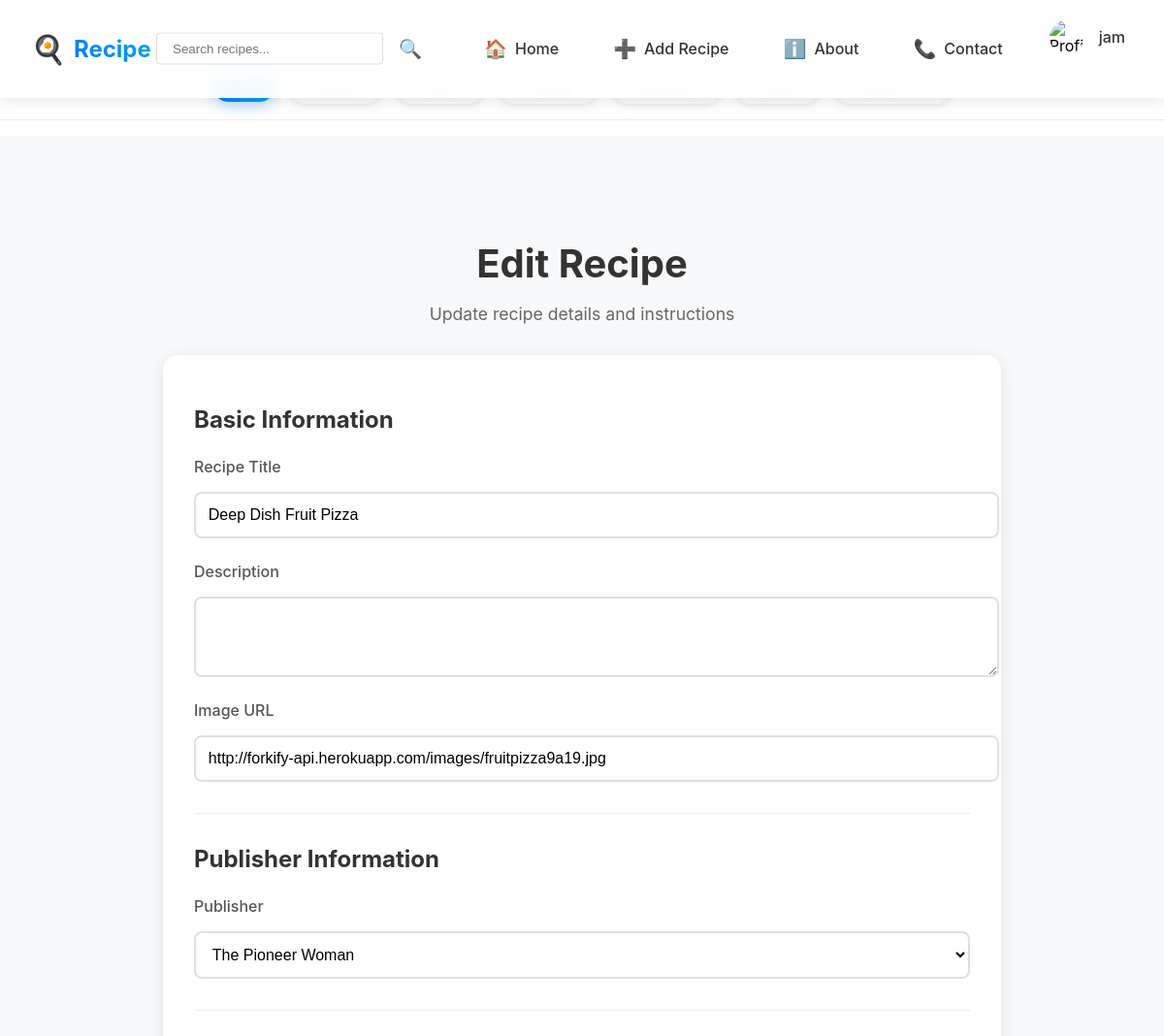
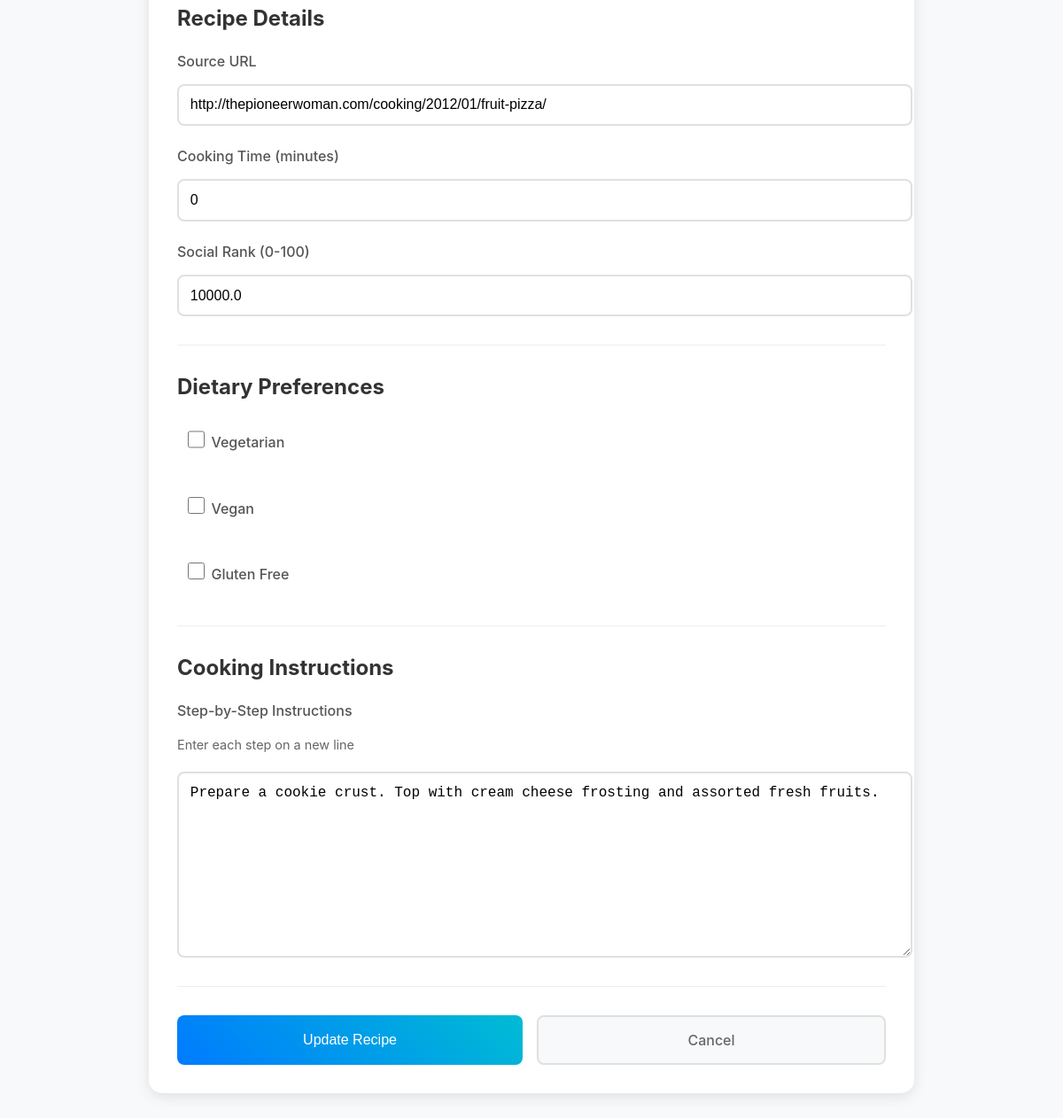
The app's page /recipe/2/edit/ (signed in) with its own data (2 pictures, top to bottom).
### app/models.py (models this page shows, shortened)
class User(AbstractUser):
    profile_picture = models.ImageField(upload_to='profile_pics/', null=True, blank=True)
    role = models.ForeignKey(Role, on_delete=models.CASCADE)
    objects = CustomUserManager()
    @property
    def profile_picture_url(self):
        if self.profile_picture and hasattr(self.profile_picture, 'url'):
            return self.profile_picture.url
        return '/static/assets/image.jpg'

class Recipe(models.Model):
    title = models.CharField(max_length=100)
    source_url = models.CharField(max_length=255)
    social_rank = models.FloatField()
    image_url = models.CharField(max_length=255)
    recipe_id = models.CharField(max_length=100)
    publisher = models.ForeignKey(Publisher, on_delete=models.CASCADE)
    created_by = models.ForeignKey(User, on_delete=models.CASCADE)
    created_at = models.DateTimeField(default=timezone.now)
    updated_at = models.DateTimeField(auto_now=True)
    is_vegetarian = models.BooleanField(default=False)
    is_vegan = models.BooleanField(default=False)
    is_gluten_free = models.BooleanField(default=False)
    cooking_time = models.IntegerField(default=0)
    description = models.TextField(blank=True)
    class Meta:
        ordering = ['-created_at']

class Publisher(models.Model):
    publisher_name = models.CharField(max_length=100)
    publisher_url = models.CharField(max_length=255)

class RecipeMethod(models.Model):
    recipe = models.ForeignKey(Recipe, on_delete=models.CASCADE, related_name='methods')
    step_number = models.IntegerField()
    instruction = models.TextField()
    class Meta:
        ordering = ['step_number']

### app/views.py (the view, shortened to what this page needs)
# urls.py: path('recipe/<int:recipe_id>/edit/', views.edit_recipe, name='edit_recipe'),
@login_required
@admin_required
def edit_recipe(request, recipe_id):
    recipe = get_object_or_404(Recipe, id=recipe_id)
    publishers = Publisher.objects.all()
    methods = recipe.methods.all().order_by('step_number')
    return render(request, 'edit-recipe.html', {
        'recipe': recipe,
        'publishers': publishers,
        'methods': methods
    })

### app/views.py (called while the page is built)
def admin_required(view_func):
    @wraps(view_func)
    def _wrapped_view(request, *args, **kwargs):
        if not request.user.is_authenticated or not request.user.role.role_name == 'admin':
            messages.error(request, 'You do not have permission to access this page.')
            return redirect('home')
        return view_func(request, *args, **kwargs)
    return _wrapped_view

### templates/edit-recipe.html (shortened to what this page needs)
{% extends 'base.html' %}
{% load static %}
{% block extra_css %}
<link rel="stylesheet" href="{% static 'css/index.css' %}">
<link rel="stylesheet" href="{% static 'css/common.css' %}">
<link rel="stylesheet" href="{% static 'css/App.css' %}">
<link rel="stylesheet" href="{% static 'css/components/NavBar.css' %}">
<link rel="stylesheet" href="{% static 'css/pages/AddRecipe.css' %}">
{% endblock %}
{% block content %}
<div class="edit-recipe-container">
    <div class="edit-recipe-header">
        <h1>Edit Recipe</h1>
        <p class="subtitle">Update recipe details and instructions</p>
    </div>
    <form method="post" class="edit-recipe-form">
        <div class="form-section">
            <h2>Basic Information</h2>
            <div class="form-group">
                <label for="title">Recipe Title</label>
                <input type="text" id="title" name="title" value="{{ recipe.title }}" required>
            </div>
            <div class="form-group">
                <label for="description">Description</label>
                <textarea id="description" name="description" rows="3" required>{{ recipe.description }}</textarea>
            </div>
            <div class="form-group">
                <label for="image_url">Image URL</label>
                <input type="url" id="image_url" name="image_url" value="{{ recipe.image_url }}" required>
            </div>
        </div>
        <div class="form-section">
            <h2>Publisher Information</h2>
            <div class="form-group">
                <label for="publisher">Publisher</label>
                <select id="publisher" name="publisher" required>
                    {% for pub in publishers %}
                    <option value="{{ pub.id }}" {% if pub.id == recipe.publisher.id %}selected{% endif %}>
                        {{ pub.publisher_name }}
                    </option>
                    {% endfor %}
                </select>
            </div>
        </div>
        <div class="form-section">
            <h2>Recipe Details</h2>
            <div class="form-group">
                <label for="source_url">Source URL</label>
                <input type="url" id="source_url" name="source_url" value="{{ recipe.source_url }}" required>
            </div>
            <div class="form-group">
                <label for="cooking_time">Cooking Time (minutes)</label>
                <input type="number" id="cooking_time" name="cooking_time" min="0" value="{{ recipe.cooking_time }}" required>
            </div>
            <div class="form-group">
                <label for="social_rank">Social Rank (0-100)</label>
                <input type="number" id="social_rank" name="social_rank" min="0" max="100" step="0.1" value="{{ recipe.social_rank }}" required>
            </div>
        </div>
        <div class="form-section">
            <h2>Dietary Preferences</h2>
            <div class="form-group checkbox-group">
                <label class="checkbox-label">
                    <input type="checkbox" name="is_vegetarian" id="is_vegetarian" {% if recipe.is_vegetarian %}checked{% endif %}>
                    Vegetarian
                </label>
                <label class="checkbox-label">
                    <input type="checkbox" name="is_vegan" id="is_vegan" {% if recipe.is_vegan %}checked{% endif %}>
                    Vegan
                </label>
                <label class="checkbox-label">
                    <input type="checkbox" name="is_gluten_free" id="is_gluten_free" {% if recipe.is_gluten_free %}checked{% endif %}>
                    Gluten Free
                </label>
            </div>
        </div>
        <div class="form-section">
            <h2>Cooking Instructions</h2>
            <div class="form-group">
                <label for="recipe_methods">Step-by-Step Instructions</label>
                <p class="help-text">Enter each step on a new line</p>
                <textarea id="recipe_methods" name="recipe_methods" rows="10" required>{% for method in methods %}{{ method.instruction }}
{% endfor %}</textarea>
            </div>
        </div>
        <div class="form-actions">
            <button type="submit" class="submit-button">Update Recipe</button>
            <a href="{% url 'recipe_detail' recipe.id %}" class="cancel-button">Cancel</a>
        </div>
    </form>
</div>
{% endblock %}

### templates/base.html (shortened to what this page needs)
<!DOCTYPE html>
<html lang="en">
<head>
    {% load static %}
    <link rel="stylesheet" href="{% static 'css/index.css' %}">
    <link rel="stylesheet" href="{% static 'css/common.css' %}">
    <link rel="stylesheet" href="{% static 'css/App.css' %}">
    <link rel="stylesheet" href="{% static 'css/components/NavBar.css' %}">
    <link rel="stylesheet" href="{% static 'css/pages/AddRecipe.css' %}">
    <link rel="stylesheet" href="{% static 'css/pages/Login.css' %}">
    <link rel="stylesheet" href="{% static 'css/pages/Profile.css' %}">
    <link rel="stylesheet" href="{% static 'css/pages/RecipeDetail.css' %}">
    {% block extra_css %}{% endblock %}
</head>
<body>
    <nav class="navbar">
        <div class="nav-brand">
            <a href="{% url 'home' %}">
                <span class="brand-icon">🍳</span>
                <span class="brand-text">Recipe Hub</span>
            </a>
        </div>
        <div class="nav-links">
            <div class="search-container">
                <form action="{% url 'home' %}" method="get" class="search-form">
                    <input type="text" name="search" placeholder="Search recipes..." class="nav-search-input" value="{{ request.GET.search }}">
                    <button type="submit" class="search-toggle">
                        <span class="nav-icon">🔍</span>
                    </button>
                </form>
            </div>
            <a href="{% url 'home' %}" class="nav-link">
                <span class="nav-icon">🏠</span>
                <span>Home</span>
            </a>
            {% if user.is_authenticated %}
            <a href="{% url 'add_recipe' %}" class="nav-link">
                <span class="nav-icon">➕</span>
                <span>Add Recipe</span>
            </a>
            {% endif %}
            <a href="{% url 'about' %}" class="nav-link">
                <span class="nav-icon">ℹ️</span>
                <span>About</span>
            </a>
            <a href="{% url 'contact' %}" class="nav-link">
                <span class="nav-icon">📞</span>
                <span>Contact</span>
            </a>
            {% if user.is_authenticated %}
                <div class="user-profile">
                    <img src="{{ user.profile_picture_url }}" alt="Profile" class="profile-picture">
                    <span class="username">{{ user.first_name|default:user.username }}</span>
                </div>
            {% else %}
                <a href="{% url 'login' %}" class="login-button">
                    <span class="nav-icon">👤</span>
                    Login
                </a>
            {% endif %}
        </div>
    </nav>
    {% block filters %}
    <div class="filter-tags">
        <button class="filter-tag {% if not request.GET.filter %}active{% endif %}" data-filter="all">All</button>
        <button class="filter-tag {% if request.GET.filter == 'popular' %}active{% endif %}" data-filter="popular">Popular</button>
        <button class="filter-tag {% if request.GET.filter == 'recent' %}active{% endif %}" data-filter="recent">Recent</button>
        <button class="filter-tag {% if request.GET.filter == 'trending' %}active{% endif %}" data-filter="trending">Trending</button>
        <button class="filter-tag {% if request.GET.filter == 'vegetarian' %}active{% endif %}" data-filter="vegetarian">Vegetarian</button>
        <button class="filter-tag {% if request.GET.filter == 'vegan' %}active{% endif %}" data-filter="vegan">Vegan</button>
        <button class="filter-tag {% if request.GET.filter == 'gluten-free' %}active{% endif %}" data-filter="gluten-free">Gluten Free</button>
    </div>
    {% endblock %}
    {% block content %}{% endblock %}
</body>
</html>

### static/css/index.css (style rules this page uses)
body { margin: 0; font-family: -apple-system, BlinkMacSystemFont, 'Segoe UI', 'Roboto', 'Oxygen', 'Ubuntu', 'Cantarell', 'Fira Sans', 'Droid Sans', 'Helvetica Neue', sans-serif; -webkit-font-smoothing: antialiased; -moz-osx-font-smoothing: grayscale; }

### static/css/App.css (style rules this page uses)
.user-profile { display: flex; justify-content: space-between; align-items: center; margin-bottom: 1.5rem; }
.profile-picture { width: 50px; height: 50px; border-radius: 50%; object-fit: cover; }
.navbar { background: rgba(255, 255, 255, 0.95); backdrop-filter: blur(10px); padding: 0.8rem 2rem; display: flex; justify-content: space-between; align-items: center; position: fixed; top: 0; left: 0; right: 0; z-index: 1000; box-shadow: 0 2px 15px rgba(0,0,0,0.1); }
.nav-brand a { display: flex; align-items: center; gap: 0.5rem; text-decoration: none; }
.brand-icon { font-size: 1.8rem; }
.brand-text { font-size: 1.5rem; font-weight: 700; background: linear-gradient(45deg, #007bff, #00bcd4); -webkit-background-clip: text; -webkit-text-fill-color: transparent; }
.nav-link { display: flex; align-items: center; gap: 0.5rem; padding: 0.5rem 1rem; border-radius: 8px; transition: all 0.3s ease; }
.nav-icon { font-size: 1.2rem; }
.nav-links { display: flex; align-items: center; gap: 2rem; }
.nav-links a { color: #333; text-decoration: none; font-weight: 500; transition: color 0.2s; }
.search-container { position: relative; display: flex; align-items: center; }
.search-toggle { background: none; border: none; font-size: 1.2rem; cursor: pointer; padding: 0.5rem; transition: opacity 0.2s; }
.nav-search-input { position: absolute; right: 100%; top: 50%; transform: translateY(-50%); width: 0; padding: 0.5rem; border: 1px solid #ddd; border-radius: 4px; margin-right: 0.5rem; animation: slideIn 0.3s forwards; }
.nav-links { display: flex; align-items: center; gap: 1.5rem; }
.search-toggle { background: none; border: none; font-size: 1.2rem; cursor: pointer; padding: 0.5rem; transition: all 0.3s ease; }
.nav-search-input { padding: 0.8rem 1.2rem; border: 2px solid #e0e0e0; border-radius: 25px; width: 250px; transition: all 0.3s ease; background: white; }
.filter-tags { display: flex; gap: 1rem; flex-wrap: wrap; justify-content: center; }
.filter-tag { padding: 0.5rem 1.5rem; border-radius: 25px; background: #f8f9fa; cursor: pointer; transition: all 0.3s ease; }
.filter-tag:hover, .filter-tag.active { background: linear-gradient(45deg, #007bff, #00bcd4); color: white; transform: translateY(-2px); }
.filter-tags { display: flex; gap: 1rem; justify-content: center; flex-wrap: wrap; margin-bottom: 1rem; }
.filter-tag { padding: 0.8rem 1.5rem; border-radius: 25px; background: white; cursor: pointer; transition: all 0.3s ease; box-shadow: 0 2px 8px rgba(0,0,0,0.1); font-weight: 500; }
.filter-tag.active { background: linear-gradient(45deg, #007bff, #00bcd4); color: white; transform: translateY(-2px); box-shadow: 0 4px 15px rgba(0,123,255,0.3); }

### static/css/pages/AddRecipe.css (style rules this page uses)
.form-section { margin-bottom: 2rem; padding-bottom: 2rem; border-bottom: 1px solid #eee; }
.form-section h2 { color: #333; font-size: 1.5rem; margin-bottom: 1.5rem; }
.form-group { margin-bottom: 1.5rem; }
.form-group:last-child { margin-bottom: 0; }
.form-group label { display: block; color: #555; margin-bottom: 0.5rem; font-weight: 500; }
.form-group input, .form-group textarea { width: 100%; padding: 0.8rem; border: 2px solid #e0e0e0; border-radius: 8px; font-size: 1rem; transition: all 0.3s ease; }
.help-text { color: #666; font-size: 0.9rem; margin-top: 0.25rem; }
.form-actions { display: flex; gap: 1rem; margin-top: 2rem; }
.submit-button, .cancel-button { padding: 1rem 2rem; border-radius: 8px; font-size: 1rem; font-weight: 500; cursor: pointer; transition: all 0.3s ease; flex: 1; text-align: center; text-decoration: none; }
.submit-button { background: linear-gradient(45deg, #007bff, #00bcd4); color: white; border: none; }
.cancel-button { background: #f8f9fa; color: #666; border: 2px solid #e0e0e0; }
.checkbox-group { display: flex; flex-wrap: wrap; gap: 1.5rem; margin-top: 0.5rem; }
.checkbox-label { display: flex; align-items: center; gap: 0.5rem; cursor: pointer; padding: 0.5rem; border-radius: 8px; transition: all 0.3s ease; }
.checkbox-label input[type="checkbox"] { width: 1.2rem; height: 1.2rem; border: 2px solid #e0e0e0; border-radius: 4px; cursor: pointer; transition: all 0.3s ease; }

### records on screen
User: first_name "jam"
Recipe: title "Deep Dish Fruit Pizza", image_url "http://forkify-api.herokuapp.com/images/fruitpizza9a19.jpg", publisher "The Pioneer Woman", source_url "http://thepioneerwoman.com/cooking/2012/01/fruit-pizza/", cooking_time "0", social_rank "10000.0"
RecipeMethod: recipe_methods "Prepare a cookie crust. Top with cream cheese frosting and assorted fresh fruits."
